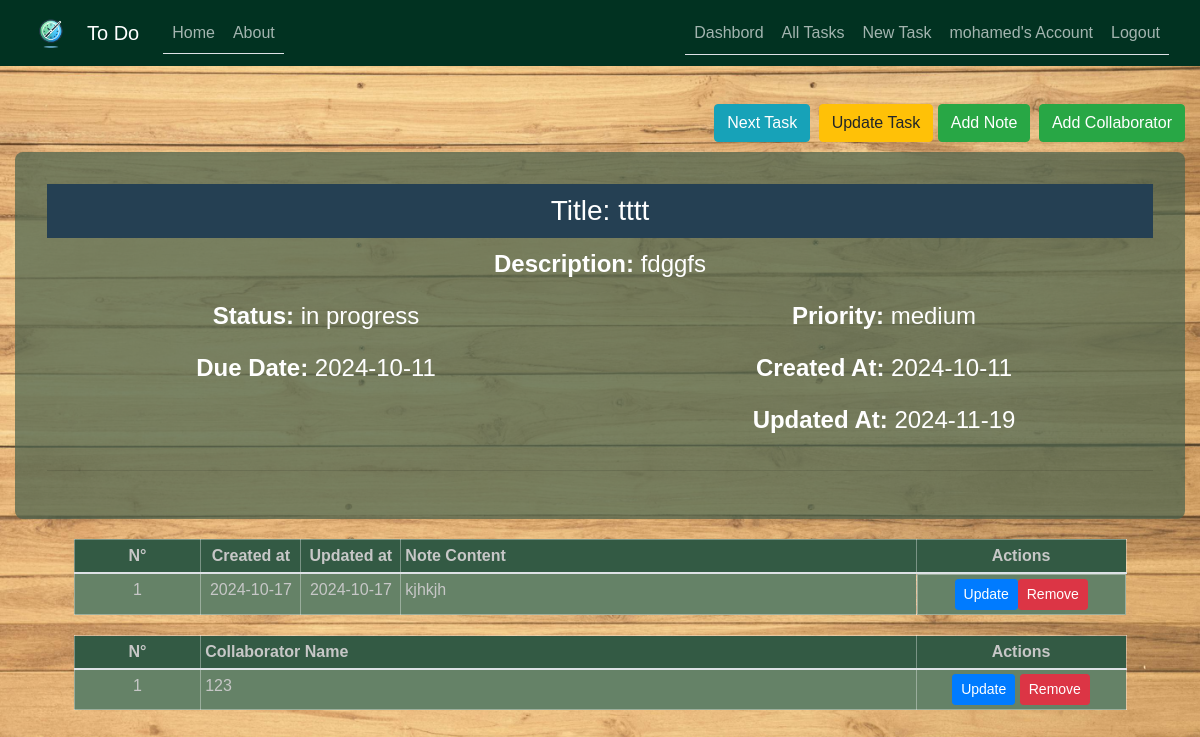
/task/48 (signed in), run on the app's committed database.
### To_Do/models.py (models this page shows, shortened)
class User(db.Model, UserMixin):
    id = db.Column(db.Integer, primary_key=True)
    username = db.Column(db.String(50), unique=True, nullable=False)
    email = db.Column(db.String(100), unique=True, nullable=False)
    password = db.Column(db.String(255), nullable=False)
    date_joined = db.Column(db.DateTime, default=datetime.now)
    last_login = db.Column(db.DateTime, default=datetime.now)
    tasks = db.relationship("Task", backref="user", lazy=True)
    task_collaborators = db.relationship("TaskCollaborator", backref="user", lazy=True)

class Task(db.Model):
    id = db.Column(db.Integer, primary_key=True)
    user_id = db.Column(db.Integer, db.ForeignKey("user.id"), nullable=False)
    title = db.Column(db.String(255), nullable=False)
    description = db.Column(db.Text)
    status = db.Column(
        db.Enum("in progress", "completed", "pending"), default="in progress"
    )
    priority = db.Column(db.Enum("low", "medium", "high"), default="medium")
    due_date = db.Column(db.DateTime, default=datetime.utcnow)
    created_at = db.Column(db.DateTime, default=datetime.utcnow)
    updated_at = db.Column(
        db.DateTime, default=datetime.utcnow, onupdate=datetime.utcnow
    )
    notes = db.relationship(
        "Note", backref="task", lazy=True, cascade="all, delete-orphan"
    )
    task_collaborators = db.relationship(
        "TaskCollaborator", backref="task", lazy=True, cascade="all, delete-orphan"
    )

class Note(db.Model):
    id = db.Column(db.Integer, primary_key=True)
    task_id = db.Column(db.Integer, db.ForeignKey("task.id"), nullable=False)
    content = db.Column(db.Text, nullable=False)
    created_at = db.Column(db.DateTime, default=datetime.utcnow)
    updated_at = db.Column(
        db.DateTime, default=datetime.utcnow, onupdate=datetime.utcnow
    )

class TaskCollaborator(db.Model):
    id = db.Column(db.Integer, primary_key=True)
    task_id = db.Column(db.Integer, db.ForeignKey("task.id"), nullable=False)
    user_id = db.Column(db.Integer, db.ForeignKey("user.id"), nullable=False)

### To_Do/tasks/routes.py (the view)
@tasks.route("/task/<int:task_id>")
def task(task_id):
    if not current_user.is_authenticated:
        flash("You need to be logged in to access this page.", "warning")
        return redirect(url_for("users.login"))
    task = Task.query.get_or_404(task_id)
    previous_task = (
        Task.query.filter(Task.id < task_id, Task.user_id == current_user.id)
        .order_by(Task.id.desc())
        .first()
    )
    next_task = (
        Task.query.filter(Task.id > task_id, Task.user_id == current_user.id)
        .order_by(Task.id.asc())
        .first()
    )
    return render_template(
        "task.html",
        title=task.title,
        task=task,
        previous_task=previous_task,
        next_task=next_task,
    )

### To_Do/models.py (called while the page is built)
@login_manager.user_loader
def load_user(user_id):
    return User.query.get(int(user_id))

### To_Do/templates/task.html (shortened to what this page needs)
{% extends "base.html" %}
{% import 'macros_note.html' as macros %}
{% block content %}
<div class="float-right mt-4">
    {% if next_task %}
    <a href="{{ url_for('tasks.task', task_id=next_task.id) }}" class="btn btn-info btn-2g mr-1">
         Next Task
    </a>
    {% endif %}
    <a href="{{ url_for('tasks.update_task', task_id=task.id) }}" class="btn btn-warning btn-2g">Update Task</a>
    <a href="{{ url_for('tasks.new_note', task_id=task.id) }}" class="btn btn-success btn-2g mr-1">
         Add Note
    </a>
    <a href="{{ url_for('tasks.new_collaborator', task_id=task.id) }}" class="btn btn-success btn-2g">
         Add Collaborator
    </a>
</div>
<br>
<br>
<div class="content-section mt-4">
    <h3 style="background-color: #254053; color: #ffffff; padding: 10px;">Title: {{ task.title }}</h3>
    <div class="row">
        <div class="col-md-12">
            <p><strong>Description:</strong> {{ task.description }}</p>
        </div>
    </div>
    <div class="row">
        <div class="col-md-6">
            <p><strong>Status:</strong> {{ task.status }}</p>
        </div>
        <div class="col-md-6">
            <p><strong>Priority:</strong> {{ task.priority }}</p>
        </div>
    </div>
    <div class="row">
        <div class="col-md-6">
            <p><strong>Due Date:</strong> {{ task.due_date.strftime('%Y-%m-%d') }}</p>
        </div>
        <div class="col-md-6">
            <p><strong>Created At:</strong> {{ task.created_at.strftime('%Y-%m-%d') }}</p>
        </div>
    </div>
    <div class="row">
        <div class="col-md-6">
        </div>
        <div class="col-md-6">
            <p><strong>Updated At:</strong> {{ task.updated_at.strftime('%Y-%m-%d') }}</p>
        </div>
    </div>
    <hr>
</div>
<table class="table">
    <thead>
        <tr>
            <th scope="col" class="text-center">N°</th>
            <th scope="col" class="text-center">Created at</th>
            <th scope="col" class="text-center">Updated at</th>
            <th scope="col">Note Content</th>
            <th scope="col" class="text-center actions-column">Actions</th>
        </tr>
    </thead>
    <tbody>
        {% for note in task.notes %}
        <tr>
            <td class="text-center">{{ loop.index }}</td>
            <td class="text-center" style="width:100px;">{{ note.created_at.strftime('%Y-%m-%d') }}</td>
            <td class="text-center" style="width:100px;">{{ note.updated_at.strftime('%Y-%m-%d') }}</td>
            <td>{{ note.content }}</td>
            <td class="text-center d-flex  justify-content-center">
                <a href="{{ url_for('tasks.update_note', note_id=note.id) }}" class="btn btn-primary btn-sm">Update</a>
                <button type="button" class="btn btn-danger btn-sm" data-toggle="modal" data-target="#deleteModal{{ note.id }}">
                    Remove
                </button>
            </td>
        </tr>
        {% endfor %}
    </tbody>
</table>
<table class="table">
    <thead>
        <tr>
            <th scope="col" class="text-center">N°</th>
            <th scope="col">Collaborator Name</th>
            <th scope="col" class="text-center actions-column">Actions</th>
        </tr>
    </thead>
    <tbody>
        {% for collaborator in task.task_collaborators %}
        <tr>
            <td class="text-center">{{ loop.index }}</td>
            <td>{{ collaborator.user.username }}</td>
            <td class="text-center">
                <a href="#" class="btn btn-primary btn-sm">Update</a>
                <a href="#" class="btn btn-danger btn-sm">Remove</a>
            </td>
        </tr>
        {% endfor %}
    </tbody>
</table>
{% endblock content %}

### To_Do/templates/base.html (shortened to what this page needs)
<!DOCTYPE html>
<html>
<head>
    <link rel="stylesheet" href="https://maxcdn.bootstrapcdn.com/bootstrap/4.0.0/css/bootstrap.min.css">
    <link rel="stylesheet" type="text/css" href="{{ url_for('static', filename='/css/main.css') }}">
</head>
<body>
    <header class="site-header">
      <nav class="navbar navbar-expand-md navbar-dark bg-steel fixed-top">
        <div class="container">
        <a class="navbar-brand" href="/">
          <img src="{{ url_for('static', filename='logo.png') }}" alt="Logo" style="width:40px;">
        </a>
          <a class="navbar-brand mr-4" href="/">To Do</a>
          <div class="collapse navbar-collapse" id="navbarToggle">
            <div class="nav nav-tabs mr-auto navbar-nav">
              <a class="nav-item nav-link" href="/">Home</a>
              <a class="nav-item nav-link" href="/about">About</a>
            </div>
            <div class="nav nav-tabs">
              <div class="navbar-nav">
                {% if current_user.is_authenticated %}
                <a class="nav-link" href="/dashbord">Dashbord</a>
                  <a class="nav-link" href="{{ url_for('tasks.all_tasks') }}"> All Tasks </a>
                  <a class="nav-link" href="{{ url_for('tasks.new_task') }}">New Task</a>
                  <a class="nav-link" href="/account">{{ current_user.username }}'s Account</a>
                  <a class="nav-link" href="{{ url_for('users.logout') }}">Logout</a>
                {% else %}
                  <a class="nav-item nav-link" href="{{ url_for('users.login') }}">Login</a>
                  <a class="nav-item nav-link" href="{{ url_for('users.sign_up') }}">Sign Up</a>
                {% endif %}
              </div>
            </div>
          </div>
        </div>
      </nav>
    </header>
    <main role="main" class="container">
      <div class="row">
        <div class="col-md-12">
          {% block content %}{% endblock %}
        </div>
      </div>
    </main>
  </body>
</html>

### To_Do/static/css/main.css (style rules this page uses)
* { box-sizing: border-box; }
body { width: 100%; height: 100vh; font-family: Arial, sans-serif; background-image: url('../background.jpg'); background-position: center; background-size:cover; background-attachment:scroll; position: relative; margin-top: 5rem; color: #000000; }
.bg-steel { background-color: #013221; color: #000000; }
.table { width: 90%; margin: 20px auto; }
.table th, .table td { border: 1px solid #ffffff59; padding: 4px; text-align: left; }
.table th { background-color: #335A44; color: #c7c7c7; }
.table td { background: #658267; color: #c7c7c7; }
.container { width: 100%; max-width: 1400px; text-align: center; margin: 0 auto; border-radius: 40%; }
.content-section { background: #4c634ebc; padding: 2rem; border-radius: 8px; margin-top: 20px; color: #fff; font-size: 1.5rem; }
.site-header .navbar-nav .nav-link { color: #fdfeffa4; }
.actions-column { width: 210px; }
a { color: #f3f3f3; text-decoration: none; }

### data on the page
User: username "mohamed"
Task: title "tttt", description "fdggfs", status "in progress", priority "medium", due_date "2024-10-11", created_at "2024-10-11", updated_at "2024-11-19"
Note: created_at "2024-10-17", updated_at "2024-10-17", content "kjhkjh"
TaskCollaborator: user.username "123"
